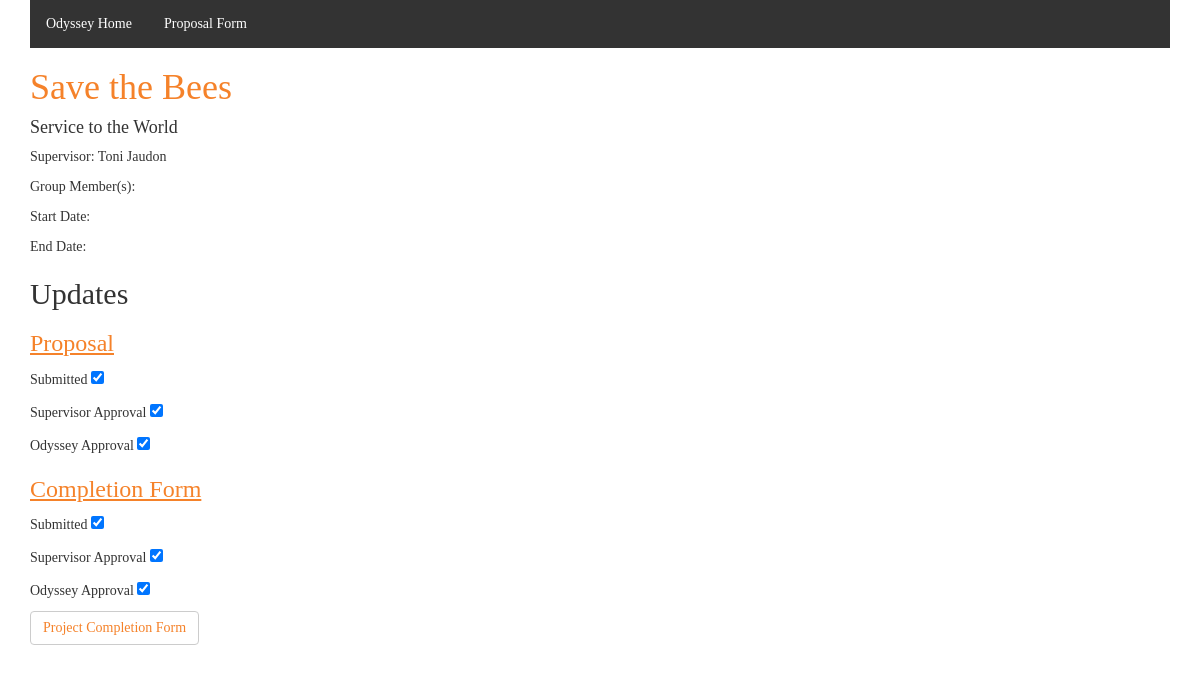
Page /odyssey/project-status/1 on the committed database.
### projects/models.py (models this page shows, shortened)
class Project(models.Model):
    title = models.CharField(max_length=200)
    category = models.CharField(max_length=20)
    advisor = models.ForeignKey(User, on_delete=models.CASCADE)
    status = models.CharField(max_length=20)

### projects/views.py (the view)
# urls.py: url(r'^project-status/(?P<project_id>[0-9]+)',views.status, name='status'),
def status(request, project_id):
    project = get_object_or_404(Project, pk=project_id)
    return render(request, 'projects/status.html', {'project':project})

### projects/templates/projects/Status.html (shortened to what this page needs)
{% extends "projects/base.html" %}
{% block content %}
<body>
    <div class="body">
        <div class="container">
            <h1 id="projectTitle"> {{project.title}}
            </h1>
            <h4 id="projectCategory">{{project.category}}</h4>
            <div>
                <p id="supervisor">Supervisor: {{project.advisor.first_name}} {{project.advisor.last_name}}
                </p>
                <p id="group">Group Member(s):</p>
                <p id="startdate">Start Date: </p>
                <p id="enddate">End Date: </p>
            </div>
    <div class="updates">
        <h2>Updates</h2>
        <h3>Proposal</h3>
        <p id="submitProp"> Submitted <input type="checkbox" onclick="return false" checked="checked"/></p>
        <p id="supProp"> Supervisor Approval <input type="checkbox" onclick="return false" checked="checked"/></p>
        <p id="odyProp"> Odyssey Approval <input type="checkbox" onclick="return false" checked="checked"/></p>
        <h3>Completion Form</h3>
        <p id="submitComp"> Submitted <input type="checkbox" onclick="return false" checked="checked"/></p>
        <p id="supComp"> Supervisor Approval <input type="checkbox" onclick="return false" checked="checked"/></p>
        <p id="odyComp"> Odyssey Approval <input type="checkbox" onclick="return false" checked="checked"/></p>
        <a class="btn btn-default" href="{% url 'projects:completion' project.id %}">Project Completion Form</a>
    </div>
    </div>
    </div>
</body>
{% endblock %}

### projects/static/projects/style.css (style rules this page uses)
body { font-family: 'EB Garamond', serif; }
h1 { color: #f5822a; }
h3 { color: #f5822a; text-decoration: underline; }
.btn { color: #f5822a; }

### rows in the picture
Project: title "Save the Bees", category "Service to the World", advisor.first_name "Toni", advisor.last_name "Jaudon"
